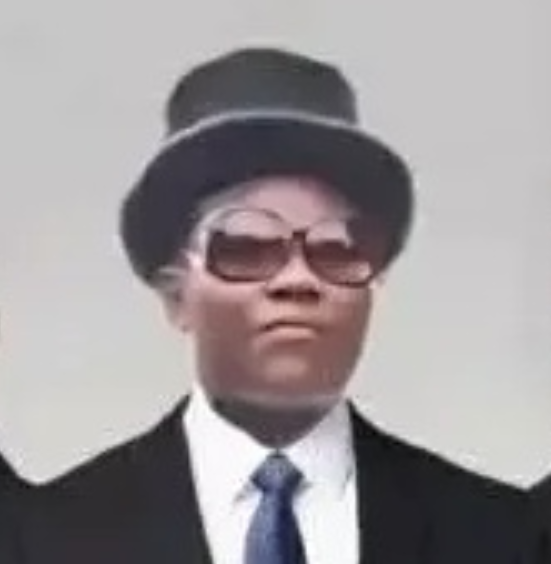
#> input picture profession.png, 551 x 564 px; its folder holds only this picture in this run
$ python shadowDraw.py
#> lines starting #> are read from the running program, lines starting #| are printed output that depends on the picture; after the words box and inside, x2 and y2 are one past the last pixel; in counts of white or black regions, pixels touching at a corner belong together
import os
from cv2 import cv2 as cv
import numpy as np
import copy

def mkdir(path):
    # 去除首位空格
    path=path.strip()
    # 去除尾部 \ 符号
    path=path.rstrip("\\")

    # 判断路径是否存在
    # 存在     True
    # 不存在   False
    isExists=os.path.exists(path)

    # 判断结果
    if not isExists:
        # 如果不存在则创建目录
        print (path+' 文件夹创建成功')
        # 创建目录操作函数
        os.makedirs(path)
        return True
    else:
        # 如果目录存在则不创建，并提示目录已存在
        print (path+' 目录已存在')
        return False

#设置分层层数
layer = int(input("层数 layer: "))
#> the answer given: 3
col = 255*(layer-1)//layer
colorRange_list = []
for lay in range(1,layer+1):
    colorRange_list.append([256*(lay-1)//layer,256*lay//layer-1])
#print(colorRange_list)

# 图片格式
format_list = ["png","jpg","jpeg"]
# 读取图片文件名
path = os.getcwd()
obj_list = os.listdir(path)
photo_list = []
folder_list = []
for file in obj_list:
    fileSli = file.split(".")
    if fileSli[-1] in format_list:
        photo_list.append(file)
    if len(fileSli) == 1:
        folder_list.append(file)
del file,fileSli
#print(photo_list)
#print(folder_list)

finishedPhoto_list = []
unfinishedPhoto_list = []
# 筛选为操作图片
for photo in photo_list:
    if photo.split(".")[0]+"_layer"+str(layer)+"_" in folder_list: # 对于有两个"."的文件会出现问题
        finishedPhoto_list.append(photo)
    else:
        unfinishedPhoto_list.append(photo)
del photo
#print(unfinishedPhoto_list)

# 读取图片 制作图层
for photo in unfinishedPhoto_list:
    print(photo)
    imgbulticolor = cv.imread(photo,cv.IMREAD_COLOR)
#> imgbulticolor is the input picture: shape (564, 551, 3); mean B, G, R 153.7, 151.6, 156.7
    img = cv.imread(photo,cv.IMREAD_GRAYSCALE)
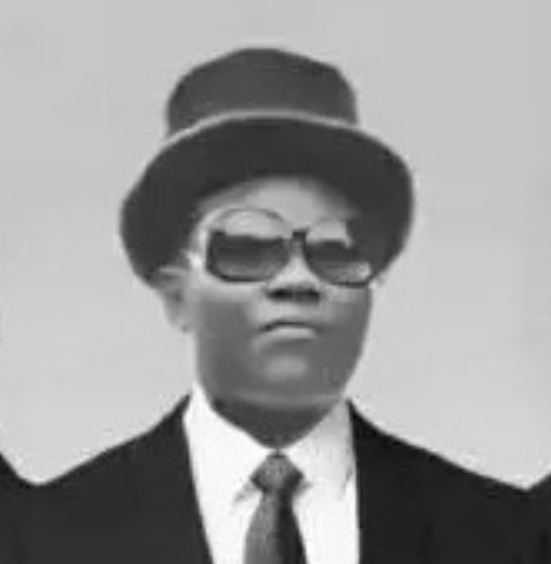
#> img: shape (564, 551); min 4, max 255, mean 152.8
    #print(img)
    lenx = len(img[0])
#> lenx = 551
    leny = len(img)
#> leny = 564
    # 创建图片
    imgOri = np.zeros((leny,lenx),int)
    for y in range(leny):
        for x in range(lenx):
            imgOri[y][x] = 255
#> imgOri: shape (564, 551) int64; every value is 255
    img_list = []
    for i in range(layer):
        print("start layer "+ str(i))
        optImg = imgOri
        for y in range(leny):
            for x in range(lenx):
                if img[y][x] <= colorRange_list[i][0]:
                    optImg[y][x] = col
        img_list.append(copy.deepcopy(optImg))
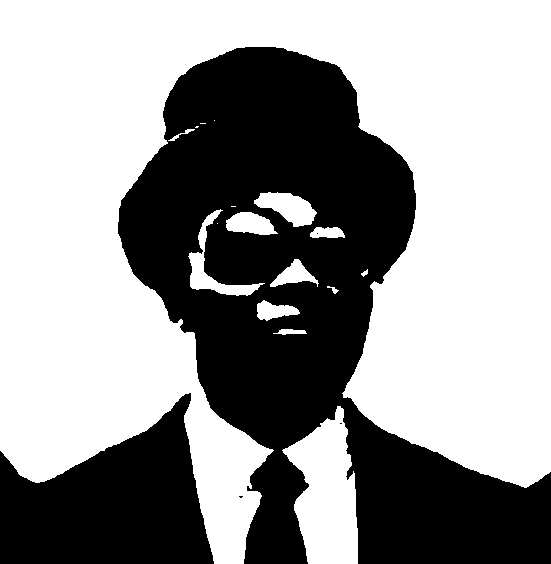
#> optImg: shape (564, 551) int64; values 170 (black) and 255 (white), 60.1% white; 5 black regions (3 under 20 px), largest, box (x1, y1, x2, y2) and area: (118, 47, 551, 564) 100969, (0, 393, 214, 564) 22916

    mkdir(os.path.join(path,photo.split(".")[0]+"_layer"+str(layer)+"_")+"\\")
    num = 0
    for pho in img_list:
        num += 1
        filname = "P"+str(num)+".jpg"
        cv.imwrite(
            os.path.join(
                path,photo.split(".")[0]+"_layer"+str(layer)+"_",filname
            ),pho
        )
#> this loop made 3 passes
#> pass 2, `cv.imwrite( os.path.join( path,photo.split(".")[0]+"_layer"+str(layer)..`:
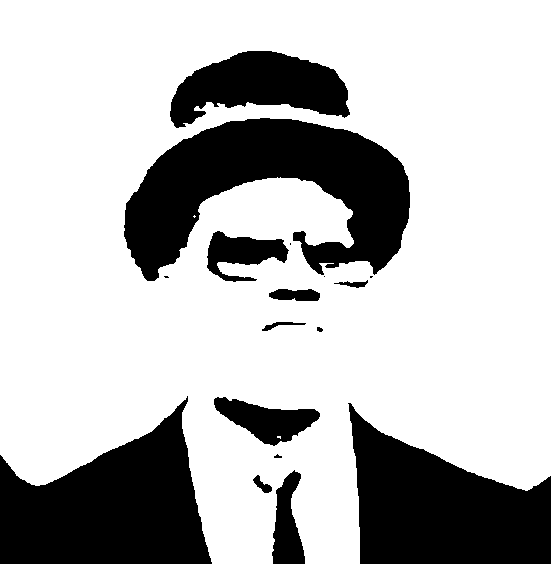
#> saved as P2.jpg: shape (564, 551); values 170 (black) and 255 (white), 73.5% white; 17 black regions (4 under 20 px), largest, box (x1, y1, x2, y2) and area: (124, 118, 410, 281) 24570, (0, 396, 212, 564) 21695, (348, 403, 551, 564) 20052
#> after the loop, num = 3
    cv.imwrite(
        os.path.join(path,photo.split(".")[0]+"_layer"+str(layer)+"_",photo.split(".")[0]+".jpg"),imgbulticolor
    )
